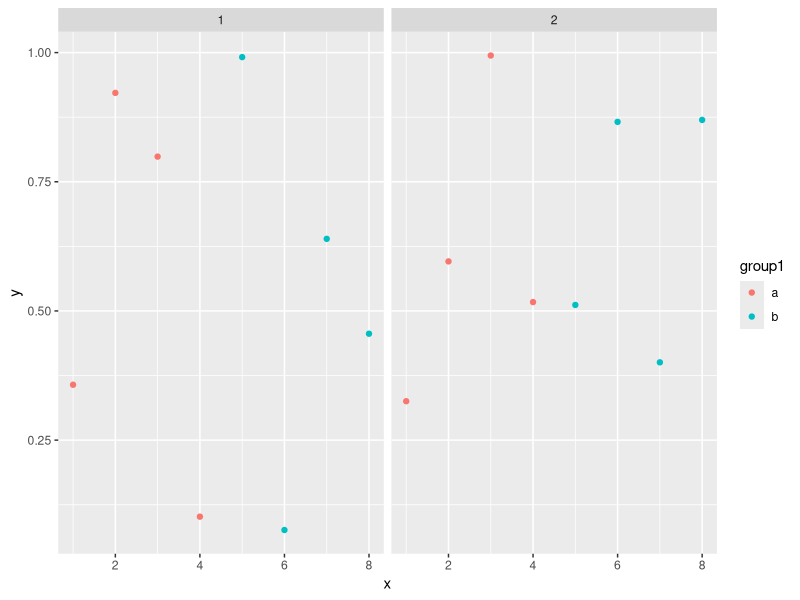
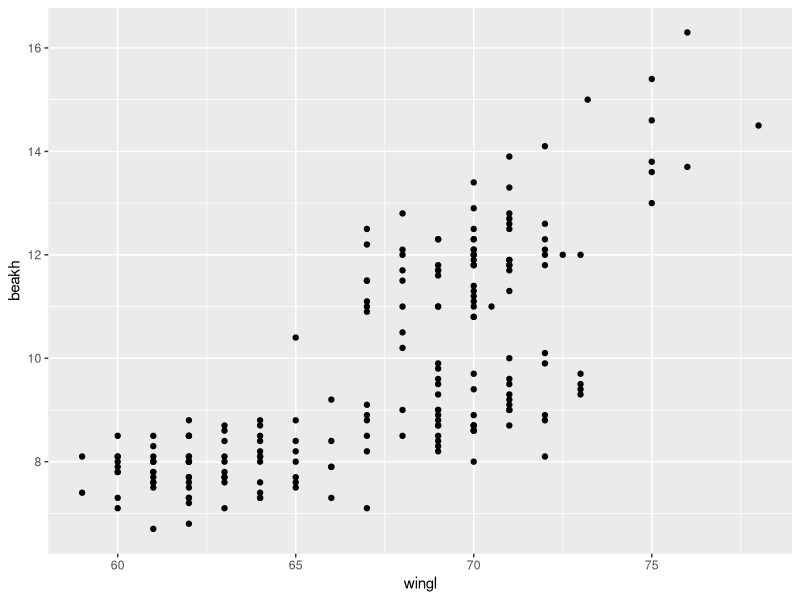
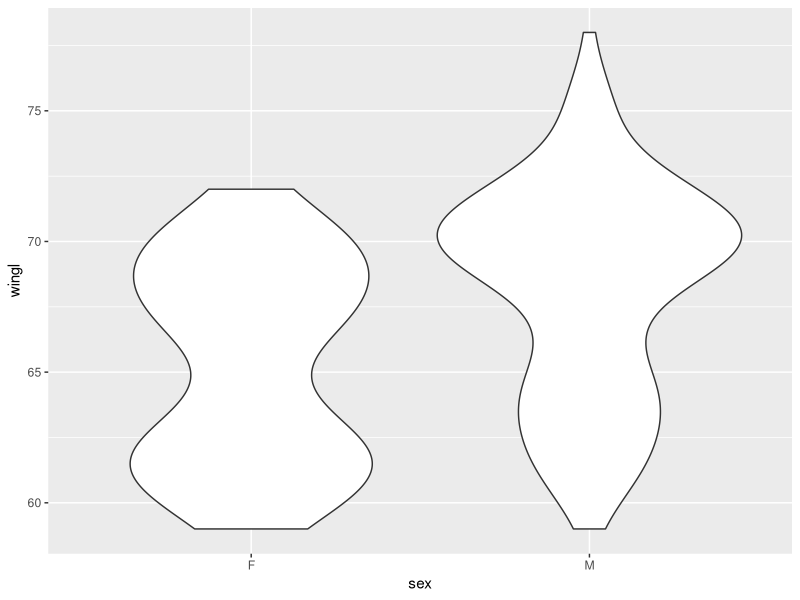
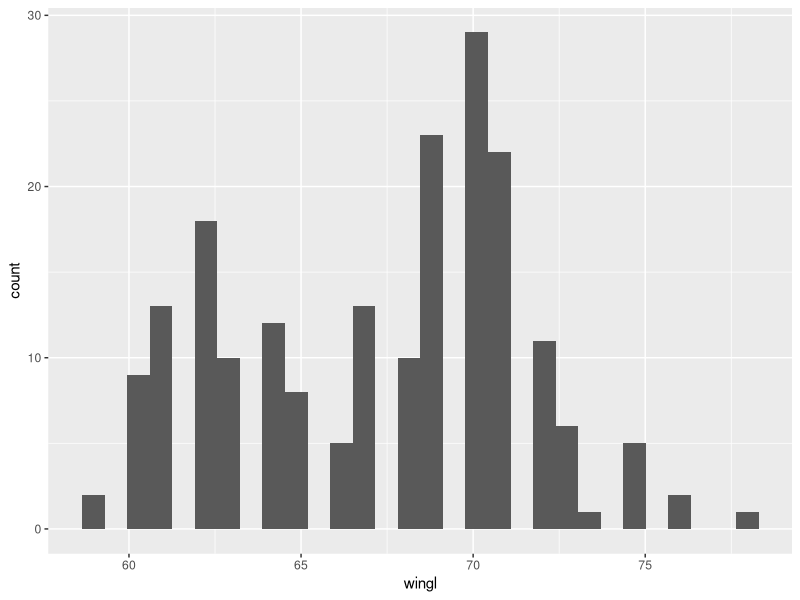
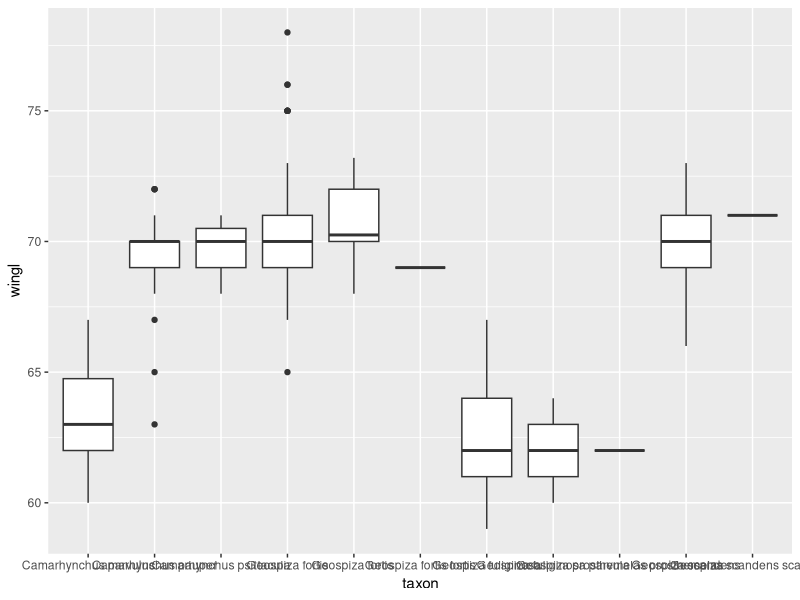
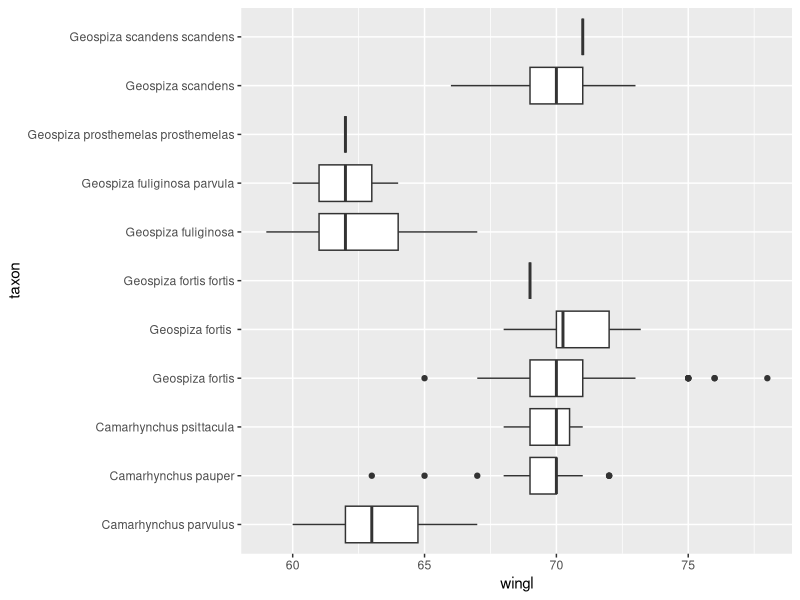
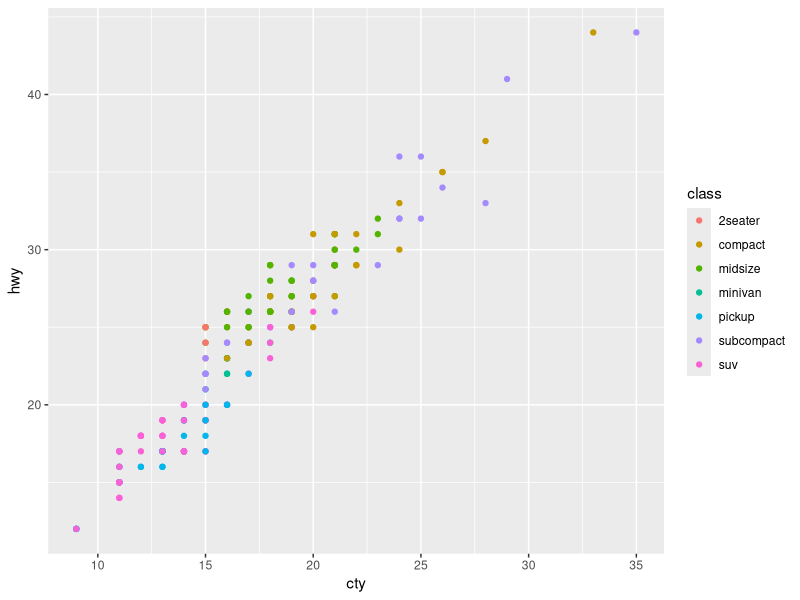
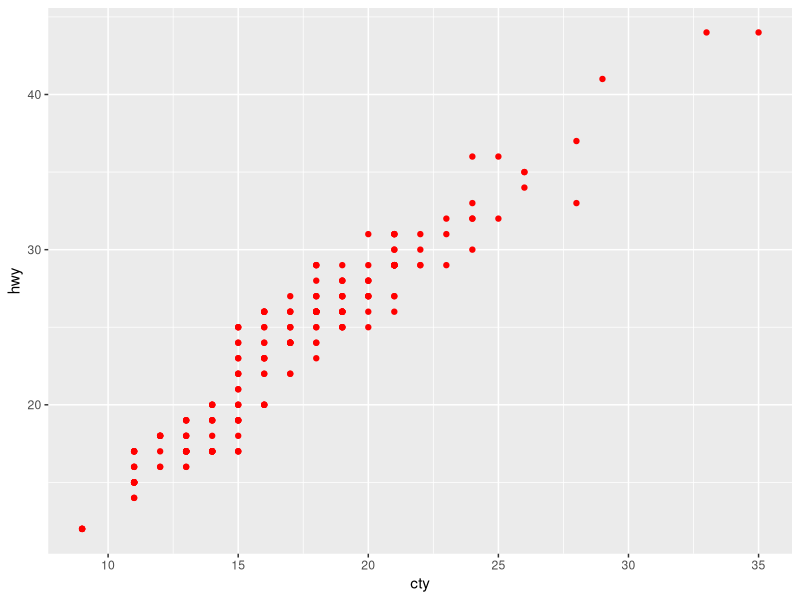

Generate these figures, in order, with R:
## ---- chunk 1
library(dplyr)
library(ggplot2)
# fake data:
d <- data.frame(x = c(1:8, 1:8), y = runif(16),
  group1 = rep(gl(2, 4, labels = c("a", "b")), 2),
  group2 = gl(2, 8))
head(d)
ggplot(data = d) + geom_point(aes(x, y, colour = group1)) +
  facet_grid(~group2)
## ---- chunk 2
morph <- read.csv("data/raw/Morph_for_Sato.csv", stringsAsFactors = FALSE)
names(morph) <- tolower(names(morph)) # make columns names lowercase
morph <- filter(morph, islandid == "Flor_Chrl") # take only one island
morph <- select(morph, taxonorig, sex, wingl, beakh, ubeakl) # only keep these columns
morph <- rename(morph, taxon = taxonorig)
morph <- data.frame(na.omit(morph)) # remove all rows with any NAs to make this simple
morph <- as_data_frame(morph)
set.seed(1)
morph <- morph[base::sample(seq_len(nrow(morph)), 200), ] # downsample
## ---- chunk 3
ggplot(morph, aes(wingl, beakh)) + geom_point()
## ---- chunk 4
ggplot(morph, aes(sex, wingl)) + 
  geom_violin() # exercise
## ---- chunk 5
ggplot(morph, aes(wingl)) + 
  geom_histogram() # exercise
## ---- chunk 6
ggplot(morph, aes(taxon, wingl)) + 
  geom_boxplot() # exercise
## ---- chunk 7
ggplot(morph, aes(taxon, wingl)) + geom_boxplot() + coord_flip() # exercise
## ---- chunk 8
ggplot(mpg, aes(cty, hwy)) + geom_point(aes(colour = class))
## ---- chunk 9
ggplot(mpg, aes(cty, hwy)) + geom_point(colour = "red")
## ---- chunk 10
ggplot(morph, aes(wingl, beakh)) +
  geom_point(aes(colour = sex))
## ---- chunk 11
ggplot(morph, aes(wingl, beakh)) +
  geom_point(aes(size = ubeakl)) # exercise
## ---- chunk 12
ggplot(morph, aes(wingl, beakh)) +
  geom_point(aes(colour = taxon)) # exercise
## ---- chunk 13
ggplot(morph, aes(wingl, beakh)) +
  geom_point(aes(colour = ubeakl)) # exercise
## ---- chunk 14
ggplot(morph, aes(wingl, beakh)) +
  geom_point(aes(shape = sex, size = ubeakl, colour = taxon), # exercise
    alpha = 0.4) # exercise
## ---- chunk 15
ggplot(morph, aes(wingl, beakh)) + geom_point() + 
  facet_wrap(~taxon) # exercise
## ---- chunk 16
ggplot(morph, aes(wingl, beakh)) + geom_point() +
  facet_wrap(~taxon, scales = "free") # exercise
## ---- chunk 17
ggplot(morph, aes(wingl, beakh)) + geom_point() + 
  facet_grid(sex~taxon) # exercise
## ---- chunk 18
morph_quant <- morph %>%
  group_by(taxon) %>%
  summarise(
    l = quantile(wingl, 0.25)[[1]],
    m = median(wingl),
    u = quantile(wingl, 0.75)[[1]]) %>%
  # re-order factor levels by median for plotting:
  mutate(taxon = reorder(taxon, m, function(x) x))
## ---- chunk 19
ggplot(morph_quant, aes(x = taxon, y = m, ymin = l, ymax = u)) +
  geom_pointrange() # exercise
## ---- chunk 20
ggplot(morph_quant, aes(x = taxon, y = m, ymin = l, ymax = u)) +
  ylab("Wing length") + xlab("") +
  geom_pointrange() + # exercise
  coord_flip() # exercise
